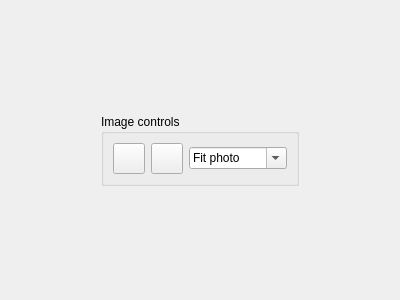
<?xml version="1.0" encoding="UTF-8"?>
<ui version="4.0">
 <class>ImageControls</class>
 <widget class="QWidget" name="ImageControls">
  <property name="geometry">
   <rect>
    <x>0</x>
    <y>0</y>
    <width>400</width>
    <height>300</height>
   </rect>
  </property>
  <property name="sizePolicy">
   <sizepolicy hsizetype="Minimum" vsizetype="Preferred">
    <horstretch>0</horstretch>
    <verstretch>0</verstretch>
   </sizepolicy>
  </property>
  <property name="windowTitle">
   <string>Form</string>
  </property>
  <layout class="QHBoxLayout" name="horizontalLayout">
   <item>
    <widget class="QGroupBox" name="grpImageControls">
     <property name="sizePolicy">
      <sizepolicy hsizetype="Fixed" vsizetype="Fixed">
       <horstretch>0</horstretch>
       <verstretch>0</verstretch>
      </sizepolicy>
     </property>
     <property name="title">
      <string>Image controls</string>
     </property>
     <layout class="QHBoxLayout" name="horizontalLayout_4">
      <item>
       <widget class="QToolButton" name="tbtnRotateCCW">
        <property name="text">
         <string/>
        </property>
        <property name="iconSize">
         <size>
          <width>24</width>
          <height>24</height>
         </size>
        </property>
       </widget>
      </item>
      <item>
       <widget class="QToolButton" name="tbtnRotateCW">
        <property name="text">
         <string/>
        </property>
        <property name="iconSize">
         <size>
          <width>24</width>
          <height>24</height>
         </size>
        </property>
       </widget>
      </item>
      <item>
       <widget class="QComboBox" name="cbxZoom">
        <property name="sizePolicy">
         <sizepolicy hsizetype="Fixed" vsizetype="Fixed">
          <horstretch>0</horstretch>
          <verstretch>0</verstretch>
         </sizepolicy>
        </property>
        <property name="editable">
         <bool>true</bool>
        </property>
        <property name="currentIndex">
         <number>0</number>
        </property>
        <property name="insertPolicy">
         <enum>QComboBox::NoInsert</enum>
        </property>
        <item>
         <property name="text">
          <string>Fit photo</string>
         </property>
        </item>
        <item>
         <property name="text">
          <string>Fit specimen</string>
         </property>
        </item>
        <item>
         <property name="text">
          <string>10%</string>
         </property>
        </item>
        <item>
         <property name="text">
          <string>25%</string>
         </property>
        </item>
        <item>
         <property name="text">
          <string>50%</string>
         </property>
        </item>
        <item>
         <property name="text">
          <string>100%</string>
         </property>
        </item>
        <item>
         <property name="text">
          <string>200%</string>
         </property>
        </item>
        <item>
         <property name="text">
          <string>300%</string>
         </property>
        </item>
        <item>
         <property name="text">
          <string>400%</string>
         </property>
        </item>
       </widget>
      </item>
     </layout>
    </widget>
   </item>
  </layout>
 </widget>
 <resources/>
 <connections/>
</ui>
